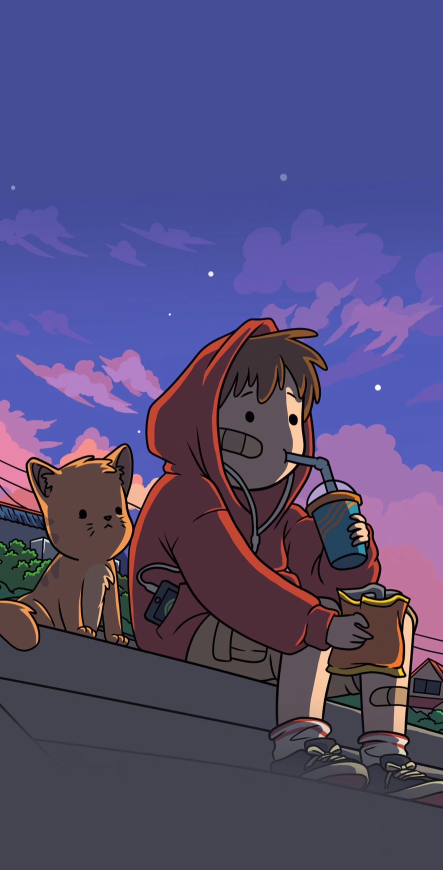
#> input picture Learn_OpenCV/7235870276309896453.jpg, 886 x 1740 px (shown at 1/2 size)
$ jupyter execute OpenCV_p1.ipynb
#> lines starting #> are read from the running program, lines starting #| are printed output that depends on the picture
[cell 1]
import cv2
#Reading the image:
image = cv2.imread('7235870276309896453.jpg')
#> image is the input picture: shape (1740, 886, 3); mean B, G, R 117.9, 75.4, 83.6

h, w = image.shape[:2]
#> h = 1740; w = 886
print("Height = {}, Width = {}".format(h,w))
#| Height = 1740, Width = 886

[cell 2]
#Extracting RGB values:
#Randomly chosen a pixel by passing in 100, 100 for h and w
(B, G, R) = image[100, 100]
#> B = 150; G = 77; R = 69

print ("R={}, G={}, B={}".format(R, G, B))
#| R=69, G=77, B=150

B = image[100, 100, 0]
print("B={}".format(B))
#| B=150

[cell 3]
roi = image[100:500, 200:700]
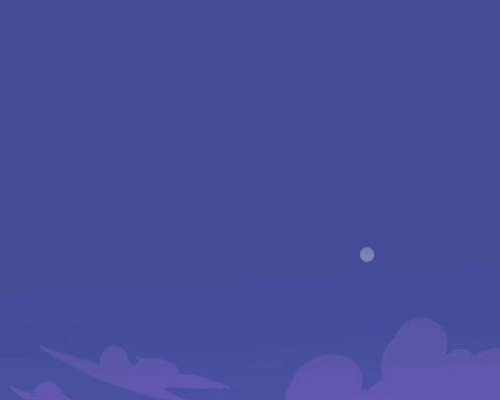
#> roi: shape (400, 500, 3); mean B, G, R 153.1, 77.9, 71
cv2.imshow("ROI", roi)
cv2.waitKey(0)

[cell 4]
#Resize:
#2 parameters: image + dimensions:
resize = cv2.resize(image, (500, 500))
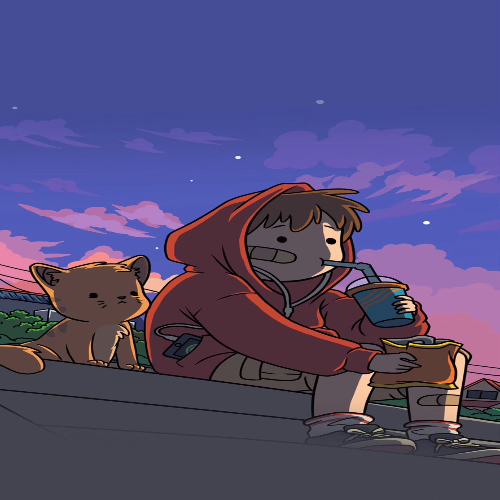
#> resize: shape (500, 500, 3); mean B, G, R 117.9, 75.4, 83.6
cv2.imshow("Resized Image", resize)
cv2.waitKey(0)

[cell 5]
#Calculating the ratio:
ratio = 800/w
#> ratio = 0.903

#Create a tuple containing h and w:
dim = (800, int(h*ratio))
#> dim = (800, 1571)

#Resize:
resize2 = cv2.resize(image, dim)
cv2.imshow("Resized Image 2", resize2)
cv2.waitKey(0)
cv2.destroyAllWindows()

[cell 6]
#Drawing a rectangle:
#5 arguments: image, top-left corner co-ordinates, bottom-right corner co-ordinates, color, line width
output = image.copy()

#Create rec using rectangle() function:
rec = cv2.rectangle(output, (1500, 900), (600, 400), (255, 0 , 0), 2)
cv2.imshow("Rec", output)
cv2.waitKey(0)

[cell 7]
#Display text:
#7 arguments: image, text, bottom-left (start), font, font-size, color, line width
output2 = image.copy()

text = cv2.putText(output2, 'OpenCV Intro', (500, 500), cv2.FONT_HERSHEY_SIMPLEX, 4, (255, 0, 0), 2 )
cv2.imshow("Text", output2)
cv2.waitKey(0)
